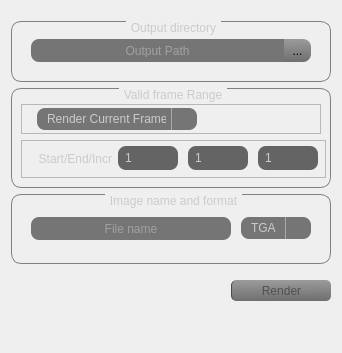
      <widget class="QWidget" name="tab_output">
       <attribute name="title">
        <string>Output</string>
       </attribute>
       <layout class="QGridLayout" name="gridLayout_43">
        <item row="0" column="0">
         <spacer name="verticalSpacer_2">
          <property name="orientation">
           <enum>Qt::Vertical</enum>
          </property>
          <property name="sizeType">
           <enum>QSizePolicy::Fixed</enum>
          </property>
          <property name="sizeHint" stdset="0">
           <size>
            <width>20</width>
            <height>10</height>
           </size>
          </property>
         </spacer>
        </item>
        <item row="7" column="0">
         <spacer name="verticalSpacer_5">
          <property name="orientation">
           <enum>Qt::Vertical</enum>
          </property>
          <property name="sizeHint" stdset="0">
           <size>
            <width>20</width>
            <height>40</height>
           </size>
          </property>
         </spacer>
        </item>
        <item row="5" column="0">
         <spacer name="verticalSpacer_11">
          <property name="orientation">
           <enum>Qt::Vertical</enum>
          </property>
          <property name="sizeType">
           <enum>QSizePolicy::Fixed</enum>
          </property>
          <property name="sizeHint" stdset="0">
           <size>
            <width>20</width>
            <height>10</height>
           </size>
          </property>
         </spacer>
        </item>
        <item row="4" column="0">
         <widget class="QGroupBox" name="groupBox_8">
          <property name="minimumSize">
           <size>
            <width>320</width>
            <height>70</height>
           </size>
          </property>
          <property name="maximumSize">
           <size>
            <width>320</width>
            <height>70</height>
           </size>
          </property>
          <property name="styleSheet">
           <string notr="true">QGroupBox {
    border: 1px solid gray;
    border-radius: 10px;
    margin-top: 1ex; /* leave space at the top for the title */
}
QGroupBox::title {
	color: rgb(203, 203, 203);
	subcontrol-origin: margin;
    subcontrol-position: top center; /* position at the top center */
    padding: 0 3px;
}
</string>
          </property>
          <property name="title">
           <string>Image name and format</string>
          </property>
          <layout class="QGridLayout" name="gridLayout_42">
           <item row="0" column="0">
            <widget class="QFrame" name="fr_image_format">
             <property name="minimumSize">
              <size>
               <width>300</width>
               <height>30</height>
              </size>
             </property>
             <property name="maximumSize">
              <size>
               <width>300</width>
               <height>30</height>
              </size>
             </property>
             <property name="frameShape">
              <enum>QFrame::NoFrame</enum>
             </property>
             <property name="frameShadow">
              <enum>QFrame::Raised</enum>
             </property>
             <layout class="QGridLayout" name="gridLayout_19">
              <property name="leftMargin">
               <number>0</number>
              </property>
              <property name="topMargin">
               <number>0</number>
              </property>
              <property name="rightMargin">
               <number>0</number>
              </property>
              <property name="bottomMargin">
               <number>0</number>
              </property>
              <property name="spacing">
               <number>0</number>
              </property>
              <item row="0" column="1">
               <widget class="QLineEdit" name="fld_filename">
                <property name="minimumSize">
                 <size>
                  <width>200</width>
                  <height>23</height>
                 </size>
                </property>
                <property name="maximumSize">
                 <size>
                  <width>200</width>
                  <height>23</height>
                 </size>
                </property>
                <property name="focusPolicy">
                 <enum>Qt::ClickFocus</enum>
                </property>
                <property name="styleSheet">
                 <string notr="true">QLineEdit{
color: rgb(203, 203, 203);
background-color: rgb(117, 117, 117);
border-radius: 8px;
padding: 5px;
}</string>
                </property>
                <property name="alignment">
                 <set>Qt::AlignCenter</set>
                </property>
                <property name="placeholderText">
                 <string>File name</string>
                </property>
               </widget>
              </item>
              <item row="0" column="2">
               <spacer name="hs_image_format">
                <property name="orientation">
                 <enum>Qt::Horizontal</enum>
                </property>
                <property name="sizeType">
                 <enum>QSizePolicy::Fixed</enum>
                </property>
                <property name="sizeHint" stdset="0">
                 <size>
                  <width>10</width>
                  <height>20</height>
                 </size>
                </property>
               </spacer>
              </item>
              <item row="0" column="3">
               <widget class="QComboBox" name="cb_image_format">
                <property name="minimumSize">
                 <size>
                  <width>70</width>
                  <height>22</height>
                 </size>
                </property>
                <property name="maximumSize">
                 <size>
                  <width>70</width>
                  <height>22</height>
                 </size>
                </property>
                <property name="focusPolicy">
                 <enum>Qt::NoFocus</enum>
                </property>
                <property name="styleSheet">
                 <string notr="true">QComboBox{
color: rgb(203, 203, 203);
background-color: rgb(117, 117, 117);
padding: 5px;
padding-left: 10px;
border-radius: 8px;
}
QComboBox QAbstractItemView {
	color: rgb(203, 203, 203);
	background-color: rgb(117, 117, 117);
    border: 1px solid darkgray;
    selection-background-color:  rgb(150, 150, 150);;
}
QComboBox::drop-down
{
     subcontrol-origin: padding;
     subcontrol-position: top right;
     width: 15px;
     color: white;
     border-left-width: 1px;
     border-left-color: darkgray;
     border-left-style: solid; /* just a single line */
     padding-left: 10px;
 }
QComboBox::down-arrow {
    image: url('D:/Demnichenko/Programming/FlipBookImageConverter/logo/arrow_drop_down_grey_192x192.png');
}</string>
                </property>
                <property name="frame">
                 <bool>false</bool>
                </property>
                <item>
                 <property name="text">
                  <string>TGA</string>
                 </property>
                </item>
                <item>
                 <property name="text">
                  <string>PNG</string>
                 </property>
                </item>
                <item>
                 <property name="text">
                  <string>JPEG</string>
                 </property>
                </item>
               </widget>
              </item>
              <item row="0" column="0">
               <spacer name="hs_image_format_2">
                <property name="orientation">
                 <enum>Qt::Horizontal</enum>
                </property>
                <property name="sizeType">
                 <enum>QSizePolicy::Expanding</enum>
                </property>
                <property name="sizeHint" stdset="0">
                 <size>
                  <width>120</width>
                  <height>20</height>
                 </size>
                </property>
               </spacer>
              </item>
              <item row="0" column="4">
               <spacer name="hs_image_format_3">
                <property name="orientation">
                 <enum>Qt::Horizontal</enum>
                </property>
                <property name="sizeType">
                 <enum>QSizePolicy::Fixed</enum>
                </property>
                <property name="sizeHint" stdset="0">
                 <size>
                  <width>10</width>
                  <height>20</height>
                 </size>
                </property>
               </spacer>
              </item>
             </layout>
            </widget>
           </item>
          </layout>
         </widget>
        </item>
        <item row="2" column="0">
         <widget class="QGroupBox" name="groupBox_6">
          <property name="minimumSize">
           <size>
            <width>320</width>
            <height>61</height>
           </size>
          </property>
          <property name="maximumSize">
           <size>
            <width>320</width>
            <height>61</height>
           </size>
          </property>
          <property name="styleSheet">
           <string notr="true">QGroupBox {
    border: 1px solid gray;
    border-radius: 10px;
    margin-top: 1ex; /* leave space at the top for the title */
}
QGroupBox::title {
	color: rgb(203, 203, 203);
	subcontrol-origin: margin;
    subcontrol-position: top center; /* position at the top center */
    padding: 0 3px;
}
</string>
          </property>
          <property name="title">
           <string>Output directory</string>
          </property>
          <layout class="QGridLayout" name="gridLayout_41">
           <item row="0" column="0">
            <widget class="QFrame" name="fr_outpath">
             <property name="minimumSize">
              <size>
               <width>280</width>
               <height>30</height>
              </size>
             </property>
             <property name="maximumSize">
              <size>
               <width>280</width>
               <height>30</height>
              </size>
             </property>
             <property name="frameShape">
              <enum>QFrame::NoFrame</enum>
             </property>
             <property name="frameShadow">
              <enum>QFrame::Raised</enum>
             </property>
             <layout class="QGridLayout" name="gridLayout_20">
              <property name="leftMargin">
               <number>0</number>
              </property>
              <property name="topMargin">
               <number>0</number>
              </property>
              <property name="rightMargin">
               <number>0</number>
              </property>
              <property name="bottomMargin">
               <number>0</number>
              </property>
              <property name="spacing">
               <number>0</number>
              </property>
              <item row="0" column="1">
               <widget class="QToolButton" name="btn_out_path">
                <property name="minimumSize">
                 <size>
                  <width>28</width>
                  <height>23</height>
                 </size>
                </property>
                <property name="maximumSize">
                 <size>
                  <width>28</width>
                  <height>23</height>
                 </size>
                </property>
                <property name="styleSheet">
                 <string notr="true">QToolButton { /* all types of tool button */
 	border-left:1px solid rgb(75, 75, 75);
    border-top-right-radius: 8px;
    border-bottom-right-radius: 8px;
	background-color: qlineargradient(spread:pad, x1:0.489045, y1:1, x2:0.472, y2:0, stop:0 rgba(111, 111, 111, 255), stop:1 rgba(155, 155, 155, 255));
}
QToolButton:pressed {
	background-color: qlineargradient(spread:pad, x1:0.489045, y1:1, x2:0.472, y2:0, stop:0 rgba(158, 158, 158, 255), stop:1 rgba(203, 203, 203, 255));
}
QToolButton:hover {
	background-color: qlineargradient(spread:pad, x1:0.489045, y1:1, x2:0.472, y2:0, stop:0 rgba(158, 158, 158, 255), stop:1 rgba(203, 203, 203, 255));
}</string>
                </property>
                <property name="text">
                 <string>...</string>
                </property>
               </widget>
              </item>
              <item row="0" column="0">
               <widget class="QLineEdit" name="fld_out_path">
                <property name="minimumSize">
                 <size>
                  <width>253</width>
                  <height>23</height>
                 </size>
                </property>
                <property name="maximumSize">
                 <size>
                  <width>253</width>
                  <height>23</height>
                 </size>
                </property>
                <property name="focusPolicy">
                 <enum>Qt::ClickFocus</enum>
                </property>
                <property name="styleSheet">
                 <string notr="true">QLineEdit{
color: rgb(203, 203, 203);
background-color: rgb(117, 117, 117);
border-top-left-radius: 8px;
border-bottom-left-radius: 8px;
padding: 5px;
}</string>
                </property>
                <property name="alignment">
                 <set>Qt::AlignCenter</set>
                </property>
                <property name="placeholderText">
                 <string>Output Path</string>
                </property>
               </widget>
              </item>
             </layout>
            </widget>
           </item>
          </layout>
         </widget>
        </item>
        <item row="3" column="0">
         <widget class="QGroupBox" name="groupBox_7">
          <property name="minimumSize">
           <size>
            <width>320</width>
            <height>100</height>
           </size>
          </property>
          <property name="maximumSize">
           <size>
            <width>320</width>
            <height>100</height>
           </size>
          </property>
          <property name="styleSheet">
           <string notr="true">QGroupBox {
    border: 1px solid gray;
    border-radius: 10px;
    margin-top: 1ex; /* leave space at the top for the title */
}
QGroupBox::title {
	color: rgb(203, 203, 203);
	subcontrol-origin: margin;
    subcontrol-position: top center; /* position at the top center */
    padding: 0 3px;
}
</string>
          </property>
          <property name="title">
           <string>Valid frame Range</string>
          </property>
          <layout class="QGridLayout" name="gridLayout_32">
           <property name="topMargin">
            <number>15</number>
           </property>
           <item row="0" column="0">
            <widget class="QFrame" name="fr_valid_frame_range">
             <property name="minimumSize">
              <size>
               <width>300</width>
               <height>30</height>
              </size>
             </property>
             <property name="maximumSize">
              <size>
               <width>300</width>
               <height>30</height>
              </size>
             </property>
             <property name="frameShape">
              <enum>QFrame::StyledPanel</enum>
             </property>
             <property name="frameShadow">
              <enum>QFrame::Raised</enum>
             </property>
             <layout class="QGridLayout" name="gridLayout_33">
              <property name="leftMargin">
               <number>0</number>
              </property>
              <property name="topMargin">
               <number>0</number>
              </property>
              <property name="rightMargin">
               <number>0</number>
              </property>
              <property name="bottomMargin">
               <number>0</number>
              </property>
              <property name="spacing">
               <number>0</number>
              </property>
              <item row="0" column="0">
               <widget class="QComboBox" name="cb_valid_frame_range">
                <property name="minimumSize">
                 <size>
                  <width>160</width>
                  <height>22</height>
                 </size>
                </property>
                <property name="maximumSize">
                 <size>
                  <width>160</width>
                  <height>22</height>
                 </size>
                </property>
                <property name="focusPolicy">
                 <enum>Qt::NoFocus</enum>
                </property>
                <property name="layoutDirection">
                 <enum>Qt::LeftToRight</enum>
                </property>
                <property name="styleSheet">
                 <string notr="true">QComboBox{
color: rgb(203, 203, 203);
background-color: rgb(117, 117, 117);
padding: 5px;
border-radius: 8px;
padding-left:10px
}
QComboBox QAbstractItemView {
	color: rgb(203, 203, 203);
	background-color: rgb(117, 117, 117);
    border: 1px solid darkgray;
    selection-background-color:  rgb(150, 150, 150);;
}
QComboBox::drop-down
{
     subcontrol-origin: padding;
     subcontrol-position: top right;
     width: 15px;
     color: white;
     border-left-width: 1px;
     border-left-color: darkgray;
     border-left-style: solid; /* just a single line */
     padding-left: 10px;
 }</string>
                </property>
                <property name="editable">
                 <bool>false</bool>
                </property>
                <property name="currentText">
                 <string>Render Current Frame</string>
                </property>
                <property name="currentIndex">
                 <number>0</number>
                </property>
                <property name="minimumContentsLength">
                 <number>0</number>
                </property>
                <property name="frame">
                 <bool>false</bool>
                </property>
                <item>
                 <property name="text">
                  <string>Render Current Frame</string>
                 </property>
                </item>
                <item>
                 <property name="text">
                  <string>Render Frame Range</string>
                 </property>
                </item>
                <item>
                 <property name="text">
                  <string>Render Mosaic Frame</string>
                 </property>
                </item>
               </widget>
              </item>
              <item row="0" column="1">
               <spacer name="horizontalSpacer">
                <property name="orientation">
                 <enum>Qt::Horizontal</enum>
                </property>
                <property name="sizeType">
                 <enum>QSizePolicy::Fixed</enum>
                </property>
                <property name="sizeHint" stdset="0">
                 <size>
                  <width>107</width>
                  <height>20</height>
                 </size>
                </property>
               </spacer>
              </item>
             </layout>
            </widget>
           </item>
           <item row="1" column="0">
            <widget class="QFrame" name="fr_start_end_inc">
             <property name="minimumSize">
              <size>
               <width>305</width>
               <height>20</height>
              </size>
             </property>
             <property name="maximumSize">
              <size>
               <width>305</width>
               <height>40</height>
              </size>
             </property>
             <property name="frameShape">
              <enum>QFrame::StyledPanel</enum>
             </property>
             <property name="frameShadow">
              <enum>QFrame::Raised</enum>
             </property>
             <layout class="QGridLayout" name="gridLayout_21">
              <property name="leftMargin">
               <number>0</number>
              </property>
              <property name="topMargin">
               <number>0</number>
              </property>
              <property name="rightMargin">
               <number>0</number>
              </property>
              <property name="bottomMargin">
               <number>0</number>
              </property>
              <property name="spacing">
               <number>0</number>
              </property>
              <item row="2" column="4">
               <spacer name="hs_start_end_inc_01">
                <property name="orientation">
                 <enum>Qt::Horizontal</enum>
                </property>
                <property name="sizeType">
                 <enum>QSizePolicy::Fixed</enum>
                </property>
                <property name="sizeHint" stdset="0">
                 <size>
                  <width>10</width>
                  <height>20</height>
                 </size>
                </property>
               </spacer>
              </item>
              <item row="2" column="3">
               <widget class="QSpinBox" name="sb_start_value">
                <property name="enabled">
                 <bool>false</bool>
                </property>
                <property name="minimumSize">
                 <size>
                  <width>60</width>
                  <height>24</height>
                 </size>
                </property>
                <property name="maximumSize">
                 <size>
                  <width>60</width>
                  <height>24</height>
                 </size>
                </property>
                <property name="styleSheet">
                 <string notr="true">QSpinBox{
color: rgb(203, 203, 203);
background-color: rgb(117, 117, 117);
border-radius: 8px;
padding: 5px;
}
QSpinBox:!enabled{
background-color: rgb(100, 100, 100);
}
</string>
                </property>
                <property name="wrapping">
                 <bool>false</bool>
                </property>
                <property name="frame">
                 <bool>true</bool>
                </property>
                <property name="buttonSymbols">
                 <enum>QAbstractSpinBox::NoButtons</enum>
                </property>
                <property name="specialValueText">
                 <string/>
                </property>
                <property name="correctionMode">
                 <enum>QAbstractSpinBox::CorrectToNearestValue</enum>
                </property>
                <property name="suffix">
                 <string/>
                </property>
                <property name="prefix">
                 <string/>
                </property>
                <property name="minimum">
                 <number>1</number>
                </property>
                <property name="maximum">
                 <number>255</number>
                </property>
                <property name="value">
                 <number>1</number>
                </property>
               </widget>
              </item>
              <item row="2" column="7">
               <widget class="QSpinBox" name="sb_inc_value">
                <property name="enabled">
                 <bool>false</bool>
                </property>
                <property name="minimumSize">
                 <size>
                  <width>60</width>
                  <height>24</height>
                 </size>
                </property>
                <property name="maximumSize">
                 <size>
                  <width>60</width>
                  <height>24</height>
                 </size>
                </property>
                <property name="styleSheet">
                 <string notr="true">QSpinBox{
color: rgb(203, 203, 203);
background-color: rgb(117, 117, 117);
border-radius: 8px;
padding: 5px;
}
QSpinBox:!enabled{
background-color: rgb(100, 100, 100);
}</string>
                </property>
                <property name="wrapping">
                 <bool>false</bool>
                </property>
                <property name="frame">
                 <bool>true</bool>
                </property>
                <property name="buttonSymbols">
                 <enum>QAbstractSpinBox::NoButtons</enum>
                </property>
                <property name="specialValueText">
                 <string/>
                </property>
                <property name="correctionMode">
                 <enum>QAbstractSpinBox::CorrectToNearestValue</enum>
                </property>
                <property name="suffix">
                 <string/>
                </property>
                <property name="prefix">
                 <string/>
                </property>
                <property name="minimum">
                 <number>1</number>
                </property>
                <property name="maximum">
                 <number>255</number>
                </property>
                <property name="value">
                 <number>1</number>
                </property>
               </widget>
              </item>
              <item row="2" column="1">
               <widget class="QLabel" name="l_start_end_inc">
                <property name="minimumSize">
                 <size>
                  <width>80</width>
                  <height>25</height>
                 </size>
                </property>
                <property name="maximumSize">
                 <size>
                  <width>80</width>
                  <height>25</height>
                 </size>
                </property>
                <property name="styleSheet">
                 <string notr="true">QLabel{	color: rgb(203, 203, 203);}</string>
                </property>
                <property name="text">
                 <string>Start/End/Incr</string>
                </property>
                <property name="alignment">
                 <set>Qt::AlignRight|Qt::AlignTrailing|Qt::AlignVCenter</set>
                </property>
                <property name="margin">
                 <number>4</number>
                </property>
               </widget>
              </item>
              <item row="2" column="5">
               <widget class="QSpinBox" name="sb_end_value">
                <property name="enabled">
                 <bool>false</bool>
                </property>
                <property name="minimumSize">
                 <size>
                  <width>60</width>
                  <height>24</height>
                 </size>
                </property>
                <property name="maximumSize">
                 <size>
                  <width>60</width>
                  <height>24</height>
                 </size>
                </property>
                <property name="styleSheet">
                 <string notr="true">QSpinBox{
color: rgb(203, 203, 203);
background-color: rgb(117, 117, 117);
border-radius: 8px;
padding: 5px;
}
QSpinBox:!enabled{
background-color: rgb(100, 100, 100);
}</string>
                </property>
                <property name="wrapping">
                 <bool>false</bool>
                </property>
                <property name="frame">
                 <bool>true</bool>
                </property>
                <property name="buttonSymbols">
                 <enum>QAbstractSpinBox::NoButtons</enum>
                </property>
                <property name="specialValueText">
                 <string/>
                </property>
                <property name="suffix">
                 <string/>
                </property>
                <property name="prefix">
                 <string/>
                </property>
                <property name="minimum">
                 <number>1</number>
                </property>
                <property name="maximum">
                 <number>255</number>
                </property>
                <property name="value">
                 <number>1</number>
                </property>
               </widget>
              </item>
              <item row="2" column="6">
               <spacer name="hs_start_end_inc_02">
                <property name="orientation">
                 <enum>Qt::Horizontal</enum>
                </property>
                <property name="sizeType">
                 <enum>QSizePolicy::Fixed</enum>
                </property>
                <property name="sizeHint" stdset="0">
                 <size>
                  <width>10</width>
                  <height>20</height>
                 </size>
                </property>
               </spacer>
              </item>
              <item row="2" column="8">
               <spacer name="hs_start_end_inc_3">
                <property name="orientation">
                 <enum>Qt::Horizontal</enum>
                </property>
                <property name="sizeHint" stdset="0">
                 <size>
                  <width>40</width>
                  <height>20</height>
                 </size>
                </property>
               </spacer>
              </item>
              <item row="2" column="0">
               <spacer name="hs_start_end_inc_4">
                <property name="orientation">
                 <enum>Qt::Horizontal</enum>
                </property>
                <property name="sizeType">
                 <enum>QSizePolicy::Fixed</enum>
                </property>
                <property name="sizeHint" stdset="0">
                 <size>
                  <width>10</width>
                  <height>20</height>
                 </size>
                </property>
               </spacer>
              </item>
              <item row="2" column="2">
               <spacer name="horizontalSpacer_13">
                <property name="orientation">
                 <enum>Qt::Horizontal</enum>
                </property>
                <property name="sizeHint" stdset="0">
                 <size>
                  <width>40</width>
                  <height>20</height>
                 </size>
                </property>
               </spacer>
              </item>
             </layout>
            </widget>
           </item>
          </layout>
         </widget>
        </item>
        <item row="6" column="0">
         <widget class="QFrame" name="fr_save_butons">
          <property name="minimumSize">
           <size>
            <width>320</width>
            <height>22</height>
           </size>
          </property>
          <property name="maximumSize">
           <size>
            <width>320</width>
            <height>23</height>
           </size>
          </property>
          <property name="frameShape">
           <enum>QFrame::NoFrame</enum>
          </property>
          <property name="frameShadow">
           <enum>QFrame::Raised</enum>
          </property>
          <layout class="QGridLayout" name="gridLayout_17">
           <property name="leftMargin">
            <number>0</number>
           </property>
           <property name="topMargin">
            <number>0</number>
           </property>
           <property name="rightMargin">
            <number>0</number>
           </property>
           <property name="bottomMargin">
            <number>0</number>
           </property>
           <property name="spacing">
            <number>0</number>
           </property>
           <item row="0" column="2">
            <widget class="QPushButton" name="btn_save">
             <property name="minimumSize">
              <size>
               <width>100</width>
               <height>21</height>
              </size>
             </property>
             <property name="maximumSize">
              <size>
               <width>100</width>
               <height>21</height>
              </size>
             </property>
             <property name="styleSheet">
              <string notr="true">QPushButton { /* all types of tool button */
	color: rgb(80, 80, 80);
 	border-left:1px solid rgb(75, 75, 75);
    border-radius: 5px;
	background-color: qlineargradient(spread:pad, x1:0.489045, y1:1, x2:0.472, y2:0, stop:0 rgba(111, 111, 111, 255), stop:1 rgba(155, 155, 155, 255));
}
QPushButton:pressed {
	background-color: qlineargradient(spread:pad, x1:0.489045, y1:1, x2:0.472, y2:0, stop:0 rgba(158, 158, 158, 255), stop:1 rgba(203, 203, 203, 255));
}
QPushButton:hover {
	background-color: qlineargradient(spread:pad, x1:0.489045, y1:1, x2:0.472, y2:0, stop:0 rgba(158, 158, 158, 255), stop:1 rgba(203, 203, 203, 255));
}</string>
             </property>
             <property name="text">
              <string>Render</string>
             </property>
            </widget>
           </item>
           <item row="0" column="1">
            <spacer name="horizontalSpacer_5">
             <property name="orientation">
              <enum>Qt::Horizontal</enum>
             </property>
             <property name="sizeHint" stdset="0">
              <size>
               <width>40</width>
               <height>20</height>
              </size>
             </property>
            </spacer>
           </item>
          </layout>
         </widget>
        </item>
       </layout>
      </widget>
